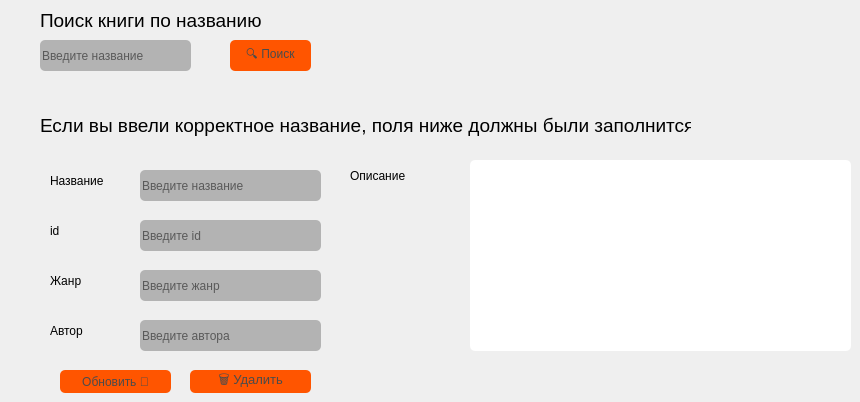
      <widget class="QWidget" name="tab_6">
       <attribute name="title">
        <string>Редакт/удаление</string>
       </attribute>
       <widget class="QLineEdit" name="ledit_search_book">
        <property name="geometry">
         <rect>
          <x>40</x>
          <y>40</y>
          <width>151</width>
          <height>31</height>
         </rect>
        </property>
        <property name="styleSheet">
         <string notr="true">alternate-background-color: rgb(85, 170, 255);
background-color: rgb(179, 179, 179);
border-radius: 5px;</string>
        </property>
        <property name="placeholderText">
         <string>Введите название</string>
        </property>
       </widget>
       <widget class="QLineEdit" name="ledit_update_title">
        <property name="geometry">
         <rect>
          <x>140</x>
          <y>170</y>
          <width>181</width>
          <height>31</height>
         </rect>
        </property>
        <property name="styleSheet">
         <string notr="true">alternate-background-color: rgb(85, 170, 255);
background-color: rgb(179, 179, 179);
border-radius: 5px;</string>
        </property>
        <property name="placeholderText">
         <string>Введите название</string>
        </property>
       </widget>
       <widget class="QLabel" name="lbl_search_title">
        <property name="geometry">
         <rect>
          <x>40</x>
          <y>10</y>
          <width>291</width>
          <height>21</height>
         </rect>
        </property>
        <property name="font">
         <font>
          <family>Segoe UI</family>
          <pointsize>14</pointsize>
         </font>
        </property>
        <property name="text">
         <string>Поиск книги по названию</string>
        </property>
       </widget>
       <widget class="QPushButton" name="btn_search_book_update">
        <property name="geometry">
         <rect>
          <x>230</x>
          <y>40</y>
          <width>81</width>
          <height>31</height>
         </rect>
        </property>
        <property name="font">
         <font>
          <family>Segoe UI</family>
          <pointsize>9</pointsize>
          <weight>50</weight>
          <italic>false</italic>
          <bold>false</bold>
         </font>
        </property>
        <property name="styleSheet">
         <string notr="true">background-color: rgb(255, 85, 0);
color: rgb(75, 75, 75);
font: 9pt &quot;Segoe UI&quot;;
border-radius: 5px;</string>
        </property>
        <property name="text">
         <string>🔍 Поиск</string>
        </property>
       </widget>
       <widget class="QLabel" name="lnl_inf">
        <property name="geometry">
         <rect>
          <x>40</x>
          <y>110</y>
          <width>651</width>
          <height>31</height>
         </rect>
        </property>
        <property name="font">
         <font>
          <family>Segoe UI</family>
          <pointsize>14</pointsize>
         </font>
        </property>
        <property name="text">
         <string>Если вы ввели корректное название, поля ниже должны были заполнится</string>
        </property>
       </widget>
       <widget class="QLineEdit" name="ledit_update_id_book">
        <property name="geometry">
         <rect>
          <x>140</x>
          <y>220</y>
          <width>181</width>
          <height>31</height>
         </rect>
        </property>
        <property name="styleSheet">
         <string notr="true">alternate-background-color: rgb(85, 170, 255);
background-color: rgb(179, 179, 179);
border-radius: 5px;</string>
        </property>
        <property name="text">
         <string/>
        </property>
        <property name="placeholderText">
         <string>Введите id</string>
        </property>
       </widget>
       <widget class="QLineEdit" name="ledit_update_genre">
        <property name="geometry">
         <rect>
          <x>140</x>
          <y>270</y>
          <width>181</width>
          <height>31</height>
         </rect>
        </property>
        <property name="styleSheet">
         <string notr="true">alternate-background-color: rgb(85, 170, 255);
background-color: rgb(179, 179, 179);
border-radius: 5px;</string>
        </property>
        <property name="text">
         <string/>
        </property>
        <property name="placeholderText">
         <string>Введите жанр</string>
        </property>
       </widget>
       <widget class="QLineEdit" name="ledit_update_author">
        <property name="geometry">
         <rect>
          <x>140</x>
          <y>320</y>
          <width>181</width>
          <height>31</height>
         </rect>
        </property>
        <property name="styleSheet">
         <string notr="true">alternate-background-color: rgb(85, 170, 255);
background-color: rgb(179, 179, 179);
border-radius: 5px;</string>
        </property>
        <property name="placeholderText">
         <string>Введите автора</string>
        </property>
       </widget>
       <widget class="QTextEdit" name="txt_edit_update_desclabelrip">
        <property name="geometry">
         <rect>
          <x>470</x>
          <y>160</y>
          <width>381</width>
          <height>191</height>
         </rect>
        </property>
        <property name="styleSheet">
         <string notr="true">background-color: rgb(255, 255, 255);
border-radius: 5px;</string>
        </property>
       </widget>
       <widget class="QLabel" name="lbl_update_title">
        <property name="geometry">
         <rect>
          <x>50</x>
          <y>170</y>
          <width>71</width>
          <height>21</height>
         </rect>
        </property>
        <property name="font">
         <font>
          <family>Segoe UI</family>
          <pointsize>9</pointsize>
         </font>
        </property>
        <property name="text">
         <string>Название</string>
        </property>
       </widget>
       <widget class="QLabel" name="lbl_update_id_book">
        <property name="geometry">
         <rect>
          <x>50</x>
          <y>220</y>
          <width>71</width>
          <height>21</height>
         </rect>
        </property>
        <property name="font">
         <font>
          <family>Segoe UI</family>
          <pointsize>9</pointsize>
         </font>
        </property>
        <property name="text">
         <string>id</string>
        </property>
       </widget>
       <widget class="QLabel" name="lbl_update_genre">
        <property name="geometry">
         <rect>
          <x>50</x>
          <y>270</y>
          <width>71</width>
          <height>21</height>
         </rect>
        </property>
        <property name="font">
         <font>
          <family>Segoe UI</family>
          <pointsize>9</pointsize>
         </font>
        </property>
        <property name="text">
         <string>Жанр</string>
        </property>
       </widget>
       <widget class="QLabel" name="lbl_update_author">
        <property name="geometry">
         <rect>
          <x>50</x>
          <y>320</y>
          <width>71</width>
          <height>21</height>
         </rect>
        </property>
        <property name="font">
         <font>
          <family>Segoe UI</family>
          <pointsize>9</pointsize>
         </font>
        </property>
        <property name="text">
         <string>Автор</string>
        </property>
       </widget>
       <widget class="QPushButton" name="btn_update_book">
        <property name="geometry">
         <rect>
          <x>60</x>
          <y>370</y>
          <width>111</width>
          <height>23</height>
         </rect>
        </property>
        <property name="font">
         <font>
          <family>Segoe UI</family>
          <pointsize>9</pointsize>
          <weight>50</weight>
          <italic>false</italic>
          <bold>false</bold>
         </font>
        </property>
        <property name="styleSheet">
         <string notr="true">background-color: rgb(255, 85, 0);
color: rgb(75, 75, 75);
font: 9pt &quot;Segoe UI&quot;;
border-radius: 5px;</string>
        </property>
        <property name="text">
         <string>Обновить 🔄</string>
        </property>
       </widget>
       <widget class="QPushButton" name="btn_del_book">
        <property name="geometry">
         <rect>
          <x>190</x>
          <y>370</y>
          <width>121</width>
          <height>23</height>
         </rect>
        </property>
        <property name="font">
         <font>
          <family>Segoe UI</family>
          <pointsize>10</pointsize>
          <weight>50</weight>
          <italic>false</italic>
          <bold>false</bold>
         </font>
        </property>
        <property name="styleSheet">
         <string notr="true">background-color: rgb(255, 85, 0);
color: rgb(75, 75, 75);
font: 10pt &quot;Segoe UI&quot;;
border-radius: 5px;</string>
        </property>
        <property name="text">
         <string>🗑️ Удалить</string>
        </property>
       </widget>
       <widget class="QLabel" name="label">
        <property name="geometry">
         <rect>
          <x>350</x>
          <y>160</y>
          <width>91</width>
          <height>31</height>
         </rect>
        </property>
        <property name="font">
         <font>
          <family>Segoe UI</family>
          <pointsize>9</pointsize>
         </font>
        </property>
        <property name="text">
         <string>Описание</string>
        </property>
       </widget>
      </widget>
